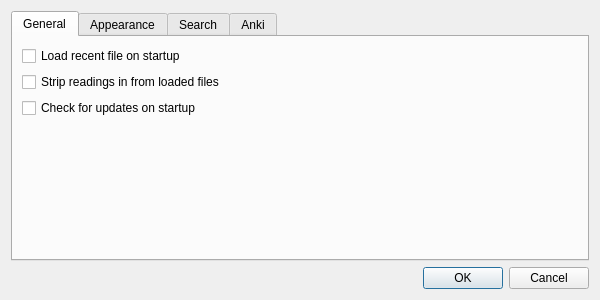
<?xml version="1.0" encoding="UTF-8"?>
<ui version="4.0">
 <class>DialogPreferences</class>
 <widget class="QDialog" name="DialogPreferences">
  <property name="geometry">
   <rect>
    <x>0</x>
    <y>0</y>
    <width>600</width>
    <height>300</height>
   </rect>
  </property>
  <property name="windowTitle">
   <string>Preferences</string>
  </property>
  <layout class="QVBoxLayout" name="verticalLayout">
   <item>
    <widget class="QTabWidget" name="tabWidget">
     <property name="currentIndex">
      <number>0</number>
     </property>
     <widget class="QWidget" name="tabGeneral">
      <attribute name="title">
       <string>General</string>
      </attribute>
      <layout class="QVBoxLayout" name="verticalLayout_4">
       <item>
        <widget class="QCheckBox" name="checkGeneralRecentLoad">
         <property name="text">
          <string>Load recent file on startup</string>
         </property>
        </widget>
       </item>
       <item>
        <widget class="QCheckBox" name="checkGeneralReadingsStrip">
         <property name="text">
          <string>Strip readings in from loaded files</string>
         </property>
        </widget>
       </item>
       <item>
        <widget class="QCheckBox" name="checkGeneralFindUpdates">
         <property name="text">
          <string>Check for updates on startup</string>
         </property>
        </widget>
       </item>
       <item>
        <spacer name="verticalSpacer">
         <property name="orientation">
          <enum>Qt::Vertical</enum>
         </property>
         <property name="sizeHint" stdset="0">
          <size>
           <width>20</width>
           <height>139</height>
          </size>
         </property>
        </spacer>
       </item>
      </layout>
     </widget>
     <widget class="QWidget" name="tabAppearance">
      <attribute name="title">
       <string>Appearance</string>
      </attribute>
      <layout class="QVBoxLayout" name="verticalLayout_3">
       <item>
        <layout class="QHBoxLayout" name="horizontalLayout">
         <item>
          <widget class="QFontComboBox" name="comboContentFontFamily"/>
         </item>
         <item>
          <widget class="QSpinBox" name="spinContentFontSize">
           <property name="minimum">
            <number>1</number>
           </property>
           <property name="maximum">
            <number>72</number>
           </property>
           <property name="value">
            <number>12</number>
           </property>
          </widget>
         </item>
         <item>
          <widget class="QPushButton" name="buttonContentColorFg">
           <property name="text">
            <string>Foreground...</string>
           </property>
          </widget>
         </item>
         <item>
          <widget class="QPushButton" name="buttonContentColorBg">
           <property name="text">
            <string>Background...</string>
           </property>
          </widget>
         </item>
        </layout>
       </item>
       <item>
        <widget class="QPlainTextEdit" name="textContentSample">
         <property name="plainText">
          <string>Lorem ipsum dolor sit amet, consectetur adipiscing elit. Nam accumsan nisi a leo faucibus ut varius velit fringilla. Cras hendrerit eleifend porttitor. Quisque eu elit quis tellus hendrerit ornare et ac tellus. Nunc id felis ut sapien blandit viverra vel ac est. Ut erat lorem, rutrum at scelerisque sollicitudin, lacinia quis diam. Suspendisse potenti. Integer id justo ac ligula aliquet mattis. Etiam malesuada faucibus risus, vel hendrerit elit consectetur quis. Etiam consectetur ipsum ut odio feugiat suscipit. Etiam a tellus metus. </string>
         </property>
        </widget>
       </item>
      </layout>
     </widget>
     <widget class="QWidget" name="tabSearch">
      <attribute name="title">
       <string>Search</string>
      </attribute>
      <layout class="QHBoxLayout" name="horizontalLayout_2">
       <item>
        <layout class="QFormLayout" name="formLayout">
         <item row="0" column="0">
          <widget class="QLabel" name="label_5">
           <property name="text">
            <string>Maximum scan length</string>
           </property>
          </widget>
         </item>
         <item row="0" column="1">
          <widget class="QSpinBox" name="spinSearchScanMax">
           <property name="minimum">
            <number>1</number>
           </property>
          </widget>
         </item>
         <item row="1" column="0">
          <widget class="QLabel" name="label_6">
           <property name="text">
            <string>Maximum result count</string>
           </property>
          </widget>
         </item>
         <item row="1" column="1">
          <widget class="QSpinBox" name="spinSearchResultMax">
           <property name="minimum">
            <number>1</number>
           </property>
          </widget>
         </item>
         <item row="2" column="0" colspan="2">
          <widget class="QCheckBox" name="checkSearchGroupByExp">
           <property name="text">
            <string>Group results by expression</string>
           </property>
          </widget>
         </item>
        </layout>
       </item>
       <item>
        <spacer name="horizontalSpacer">
         <property name="orientation">
          <enum>Qt::Horizontal</enum>
         </property>
         <property name="sizeHint" stdset="0">
          <size>
           <width>423</width>
           <height>20</height>
          </size>
         </property>
        </spacer>
       </item>
      </layout>
     </widget>
     <widget class="QWidget" name="tabAnki">
      <attribute name="title">
       <string>Anki</string>
      </attribute>
      <layout class="QVBoxLayout" name="verticalLayout_5">
       <item>
        <widget class="QLabel" name="label_11">
         <property name="text">
          <string>Specify how your deck's model fields are populated when adding facts</string>
         </property>
        </widget>
       </item>
       <item>
        <layout class="QHBoxLayout" name="horizontalLayout_3">
         <item>
          <widget class="QTableWidget" name="tableAnkiFields">
           <column>
            <property name="text">
             <string>Field</string>
            </property>
           </column>
           <column>
            <property name="text">
             <string>Value</string>
            </property>
           </column>
           <column>
            <property name="text">
             <string>Required</string>
            </property>
           </column>
           <column>
            <property name="text">
             <string>Unique</string>
            </property>
           </column>
          </widget>
         </item>
         <item>
          <layout class="QVBoxLayout" name="verticalLayout_2">
           <item>
            <layout class="QGridLayout" name="gridLayout">
             <item row="0" column="1">
              <widget class="QLabel" name="label_7">
               <property name="text">
                <string>%e</string>
               </property>
              </widget>
             </item>
             <item row="1" column="0">
              <widget class="QLabel" name="label_2">
               <property name="font">
                <font>
                 <weight>75</weight>
                 <bold>true</bold>
                </font>
               </property>
               <property name="text">
                <string>Reading</string>
               </property>
               <property name="alignment">
                <set>Qt::AlignRight|Qt::AlignTrailing|Qt::AlignVCenter</set>
               </property>
              </widget>
             </item>
             <item row="2" column="0">
              <widget class="QLabel" name="label_3">
               <property name="font">
                <font>
                 <weight>75</weight>
                 <bold>true</bold>
                </font>
               </property>
               <property name="text">
                <string>Glossary</string>
               </property>
               <property name="alignment">
                <set>Qt::AlignRight|Qt::AlignTrailing|Qt::AlignVCenter</set>
               </property>
              </widget>
             </item>
             <item row="2" column="1">
              <widget class="QLabel" name="label_9">
               <property name="text">
                <string>%g</string>
               </property>
              </widget>
             </item>
             <item row="3" column="0">
              <widget class="QLabel" name="label_4">
               <property name="font">
                <font>
                 <weight>75</weight>
                 <bold>true</bold>
                </font>
               </property>
               <property name="text">
                <string>Sentence</string>
               </property>
               <property name="alignment">
                <set>Qt::AlignRight|Qt::AlignTrailing|Qt::AlignVCenter</set>
               </property>
              </widget>
             </item>
             <item row="3" column="1">
              <widget class="QLabel" name="label_10">
               <property name="text">
                <string>%s</string>
               </property>
              </widget>
             </item>
             <item row="1" column="1">
              <widget class="QLabel" name="label_8">
               <property name="text">
                <string>%r</string>
               </property>
              </widget>
             </item>
             <item row="0" column="0">
              <widget class="QLabel" name="label">
               <property name="font">
                <font>
                 <weight>75</weight>
                 <bold>true</bold>
                </font>
               </property>
               <property name="text">
                <string>Expression</string>
               </property>
               <property name="alignment">
                <set>Qt::AlignRight|Qt::AlignTrailing|Qt::AlignVCenter</set>
               </property>
              </widget>
             </item>
            </layout>
           </item>
           <item>
            <spacer name="verticalSpacer_2">
             <property name="orientation">
              <enum>Qt::Vertical</enum>
             </property>
             <property name="sizeHint" stdset="0">
              <size>
               <width>20</width>
               <height>40</height>
              </size>
             </property>
            </spacer>
           </item>
          </layout>
         </item>
        </layout>
       </item>
       <item>
        <widget class="QCheckBox" name="checkAnkiShowIcon">
         <property name="text">
          <string>Show icon in toolbar</string>
         </property>
        </widget>
       </item>
      </layout>
     </widget>
    </widget>
   </item>
   <item>
    <widget class="QDialogButtonBox" name="buttonBox">
     <property name="orientation">
      <enum>Qt::Horizontal</enum>
     </property>
     <property name="standardButtons">
      <set>QDialogButtonBox::Cancel|QDialogButtonBox::Ok</set>
     </property>
    </widget>
   </item>
  </layout>
 </widget>
 <resources/>
 <connections>
  <connection>
   <sender>buttonBox</sender>
   <signal>accepted()</signal>
   <receiver>DialogPreferences</receiver>
   <slot>accept()</slot>
   <hints>
    <hint type="sourcelabel">
     <x>248</x>
     <y>254</y>
    </hint>
    <hint type="destinationlabel">
     <x>157</x>
     <y>274</y>
    </hint>
   </hints>
  </connection>
  <connection>
   <sender>buttonBox</sender>
   <signal>rejected()</signal>
   <receiver>DialogPreferences</receiver>
   <slot>reject()</slot>
   <hints>
    <hint type="sourcelabel">
     <x>316</x>
     <y>260</y>
    </hint>
    <hint type="destinationlabel">
     <x>286</x>
     <y>274</y>
    </hint>
   </hints>
  </connection>
 </connections>
</ui>
